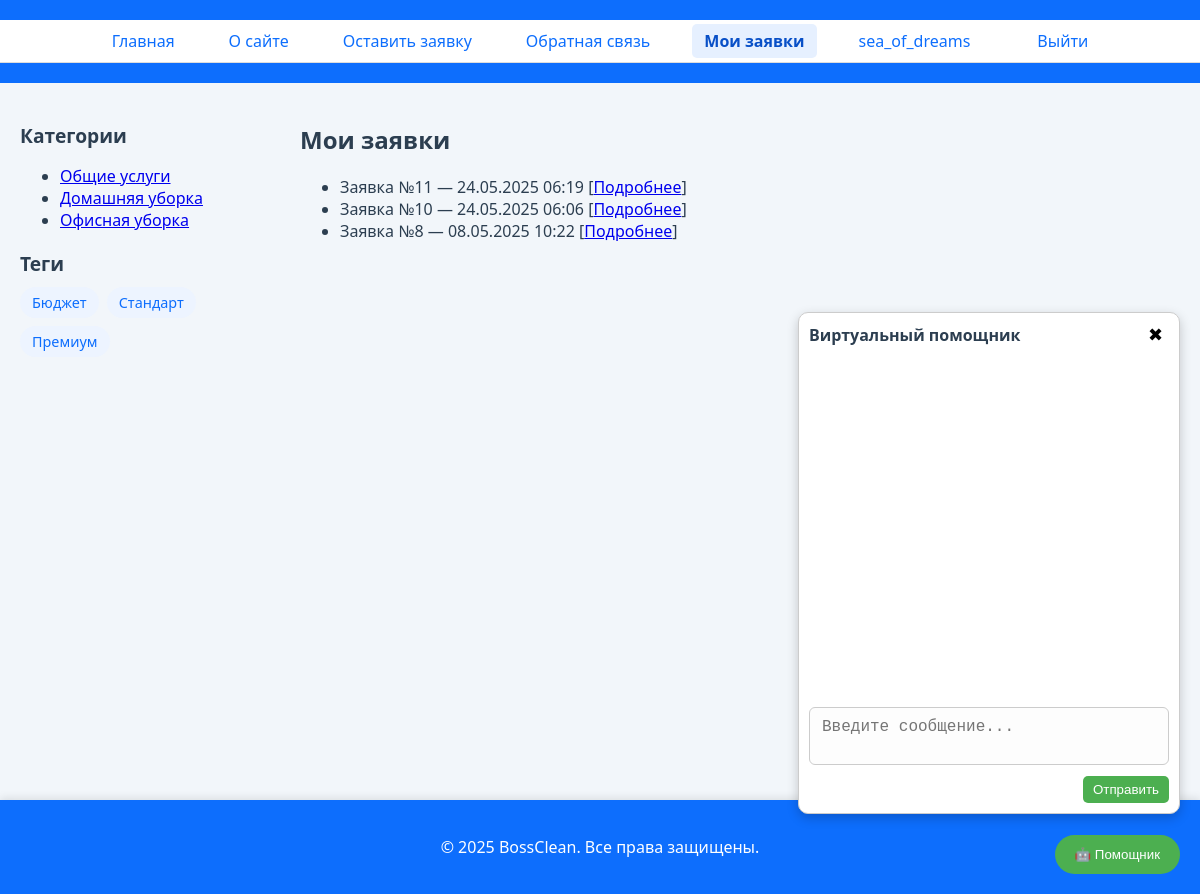
Page /my_orders/ (signed in) on the committed database.
### users/models.py (models this page shows)
class User(AbstractUser):
    photo = models.ImageField(upload_to="users/%Y/%m/%d/", blank=True, null=True, verbose_name="Фотография")
    date_birth = models.DateField(blank=True, null=True, verbose_name="Дата рождения")
    class Meta:
        verbose_name = 'Пользователь'
        verbose_name_plural = 'Пользователи'

### places/models.py (models this page shows, shortened)
class ServiceCategory(models.Model):
    name = models.CharField(max_length=100, verbose_name='Название категории')
    slug = models.SlugField(unique=True, verbose_name='URL')
    def get_absolute_url(self):
        return reverse('category', kwargs={'cat_slug': self.slug})
    class Meta:
        verbose_name = 'Категория'
        verbose_name_plural = 'Категории'

class TagService(models.Model):
    tag = models.CharField(max_length=100, db_index=True, verbose_name="Название тега")
    slug = models.SlugField(max_length=255, unique=True, db_index=True, verbose_name="URL")
    def get_absolute_url(self):
        return reverse('tag', kwargs={'tag_slug': self.slug})

class OrderRequest(models.Model):
    user = models.ForeignKey(get_user_model(), on_delete=models.CASCADE, related_name='order_requests', null=True,
                             blank=True, verbose_name="Пользователь")
    name = models.CharField(
        max_length=100,
        verbose_name="Имя клиента",
        validators=[
            MinLengthValidator(2, "Имя должно содержать минимум 2 символа"),
            RegexValidator(r'^[А-Яа-яA-Za-z\s\-]+$', 'Имя может содержать только буквы, пробелы и дефисы')
        ]
    )
    phone = models.CharField(
        max_length=20,
        verbose_name="Телефон",
        validators=[
            RegexValidator(r'^\+?\d{10,15}$', 'Введите корректный номер телефона, начиная с +7 или 8')
        ]
    )
    address = models.TextField(
        verbose_name="Адрес",
        validators=[
            MinLengthValidator(5, "Адрес слишком короткий"),
            MaxLengthValidator(300, "Адрес слишком длинный")
        ]
    )
    date = models.DateField(verbose_name="Дата уборки")
    service = models.ForeignKey(Service, on_delete=models.CASCADE, verbose_name="Услуга")
    comment = models.TextField(
        blank=True,
        verbose_name="Комментарий",
        validators=[
            MaxLengthValidator(1000, "Комментарий слишком длинный (до 1000 символов)")
        ]
    )
    created_at = models.DateTimeField(auto_now_add=True, verbose_name="Дата создания заявки")
    image = models.ImageField(upload_to='uploads/', null=True, blank=True)
    class Meta:
        verbose_name = 'Заявка'
        verbose_name_plural = 'Заявки'

### places/views.py (the view)
# urls.py: path('my_orders/', views.MyOrdersView.as_view(), name='my_orders'),
class MyOrdersView(LoginRequiredMixin, ListView):
    model = OrderRequest
    template_name = 'places/my_orders.html'
    context_object_name = 'orders'
    login_url = 'users:login'
    def get_queryset(self):
        return OrderRequest.objects.filter(user=self.request.user).order_by('-created_at')
    def get_context_data(self, **kwargs):
        context = super().get_context_data(**kwargs)
        context['active_page'] = 'my_orders'
        return context

### places/templatetags/cleaning_tags.py (called while the page is built)
@register.inclusion_tag('places/list_categories.html')
def show_categories(cat_selected=0):
    cats = ServiceCategory.objects.all()
    return {"cats": cats, "cat_selected": cat_selected}

@register.inclusion_tag('places/includes/tag_block.html')
def show_all_tags():
    return {"tags": TagService.objects.all()}

### users/context_processors.py (called while the page is built)
def get_main_menu(request):
    return {'mainmenu': menu}

### places/templates/places/my_orders.html
{% extends 'base.html' %}
{% block content %}
<h2>Мои заявки</h2>
<ul>
    {% for order in orders %}
        <li>
            Заявка №{{ order.id }} — {{ order.created_at|date:"d.m.Y H:i" }}
            [<a href="{% url 'order_success' order.id %}">Подробнее</a>]
        </li>
    {% empty %}
        <li>У вас пока нет заявок.</li>
    {% endfor %}
</ul>
{% endblock %}

### places/templates/base.html (shortened to what this page needs)
<!DOCTYPE html>
<html lang="ru">
<head>
    {% load static %}
    {% load cleaning_tags %}
    <link rel="stylesheet" href="{% static 'places/css/styles.css' %}">
</head>
<body>
    <div class="wrapper">
        <header>
            <nav  class="main-menu">
                <ul>
                    {% for m in mainmenu %}
                        <li class="{% if m.url_name == active_page %}selected{% endif %}">
                            <a href="{% url m.url_name %}">{{ m.title }}</a>
                        </li>
                    {% endfor %}
                    {% if user.is_authenticated %}
                        <li class="last {% if request.path == '/my_orders/' %}selected{% endif %}">
                            <a href="{% url 'my_orders' %}">Мои заявки</a>
                        </li>
                        <li class="last {% if request.path == '/users/profile/' %}selected{% endif %}">
                            <a href="{% url 'users:profile' %}">{{ user.username }}</a> |
                        </li>
                        <li class="last">
                            <a href="{% url 'users:logout' %}">Выйти</a>
                          </li>
                    {% endif %}
                </ul>
            </nav>
        </header>
        <div class="main-layout">
            <aside class="sidebar">
                <h3>Категории</h3>
                {% show_categories cat_selected %}
                <h3>Теги</h3>
                {% show_all_tags %}
            </aside>
            <main class="content">
                {% block content %}{% endblock %}
            </main>
        </div>
    </div>
    <footer>
        <p>&copy; 2025 BossClean. Все права защищены.</p>
    </footer>
    {% include "places/includes/yandexgpt.html" %}
</body>
</html>

### places/templates/places/list_categories.html
<ul class="category-list">
    {% for cat in cats %}
        {% if cat.id == cat_selected %}
            <li class="selected">{{ cat.name }}</li>
        {% else %}
            <li><a href="{{ cat.get_absolute_url }}">{{ cat.name }}</a></li>
        {% endif %}
    {% endfor %}
</ul>

### places/templates/places/includes/tag_block.html
{% if tags %}
<div class="tags">
    {% for t in tags %}
        <a href="{{ t.get_absolute_url }}" class="tag">{{ t.tag }}</a>
    {% endfor %}
</div>
{% endif %}

### places/static/places/css/styles.css (style rules this page uses)
html, body { font-family: 'Segoe UI', sans-serif; background-color: #f2f6fa; color: #2c3e50; height: 100%; margin: 0; padding: 0; }
.wrapper { min-height: 100%; display: flex; flex-direction: column; }
.main-layout { flex: 1; display: flex; padding: 20px; }
header { background-color: #0d6efd; color: white; padding: 20px 0; text-align: center; }
nav { background-color: #ffffff; border-bottom: 1px solid #ddd; }
nav ul { display: flex; justify-content: center; flex-wrap: wrap; list-style: none; margin: 0; padding: 10px 0; }
nav ul li { margin: 0 15px; }
nav ul li a { color: #0d6efd; font-size: 1rem; padding: 6px 12px; text-decoration: none; border-radius: 5px; transition: background-color 0.2s; }
nav ul li.selected a { font-weight: bold; background-color: #e6f0ff; color: #084fc7; }
footer { background-color: #0d6efd; color: white; text-align: center; padding: 20px 0; font-size: 1rem; box-shadow: 0 -2px 8px rgba(0, 0, 0, 0.1); }
.main-layout { display: flex; gap: 30px; padding: 20px; flex-wrap: wrap; }
.sidebar { flex: 0 0 250px; }
.content { flex: 1; }
.sidebar h3 { font-size: 1.2rem; margin-bottom: 10px; }
.tags { display: flex; flex-wrap: wrap; gap: 8px; margin-top: 10px; }
.tag { background-color: #edf4ff; color: #0d6efd; padding: 6px 12px; border-radius: 20px; font-size: 0.9rem; text-decoration: none; transition: background-color 0.3s; }

### rows in the picture
User: username "sea_of_dreams"
ServiceCategory: name "Общие услуги"
ServiceCategory: name "Домашняя уборка"
ServiceCategory: name "Офисная уборка"
TagService: tag "Бюджет"
TagService: tag "Стандарт"
TagService: tag "Премиум"
OrderRequest: id "11", created_at "24.05.2025 06:19"
OrderRequest: id "10", created_at "24.05.2025 06:06"
OrderRequest: id "8", created_at "08.05.2025 10:22"

### other values in the picture
{{ m.title }} "Главная" "О сайте" "Оставить заявку" "Обратная связь"
